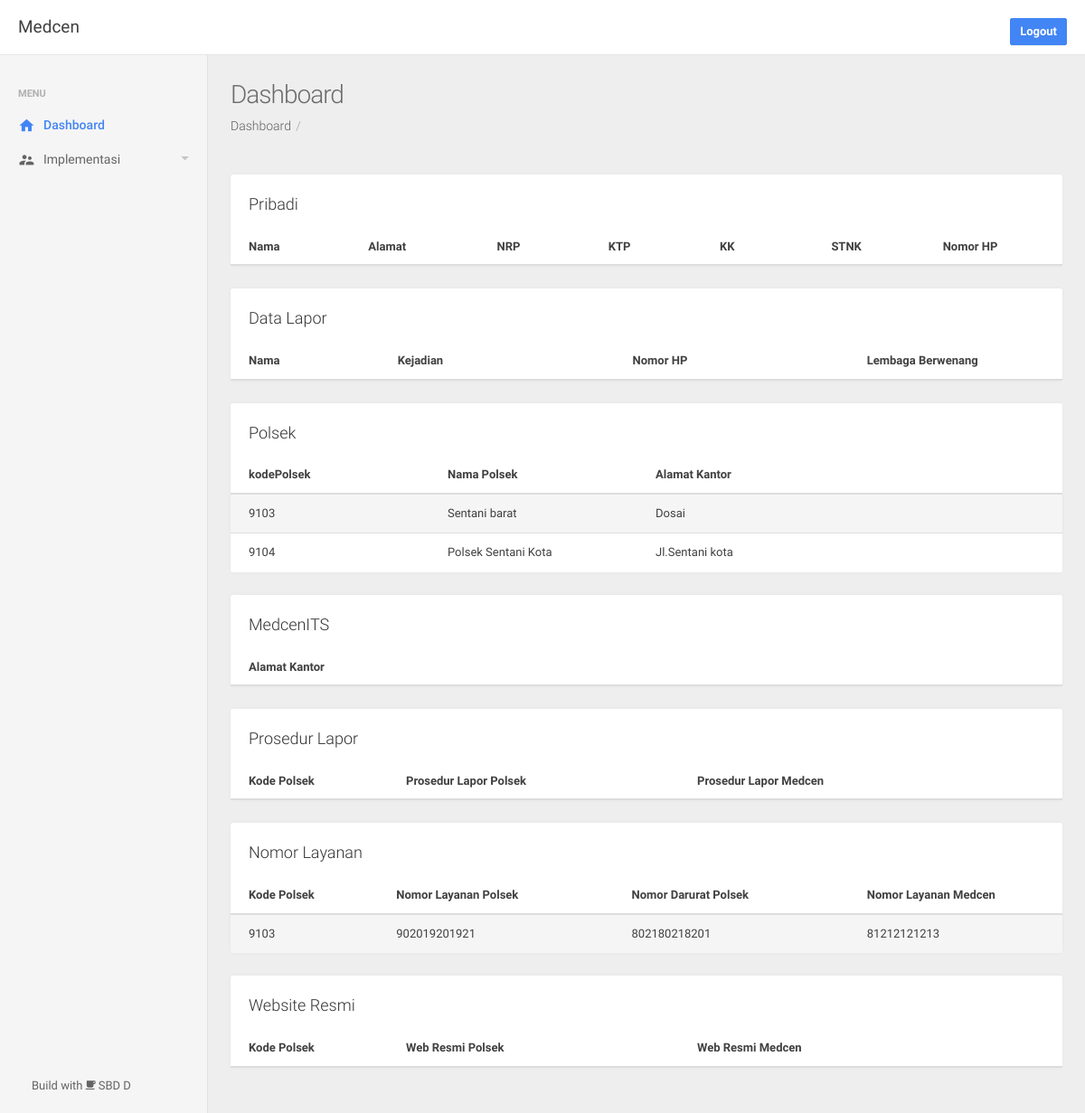
The page /dashboard (signed in) on the database its author committed.
### app/models.py (models this page shows)
class User(db.Model, UserMixin):
    id = db.Column(db.Integer, primary_key=True)
    username = db.Column(db.String(30), nullable=False)
    password = db.Column(db.Text, nullable=False)

class Polsek(db.Model):
    kodePolsek = db.Column(db.Integer, primary_key=True)
    namaPolsek = db.Column(db.String(100))
    alamatKantor = db.Column(db.String(100))

class NomorLayanan(db.Model):
    kodePolsek = db.Column(db.Integer, primary_key=True)
    NomorLayananPolsek = db.Column(db.Integer, nullable=True)
    NomorLayananMedcen = db.Column(db.Integer, nullable=True)
    NomorDaruratPolsek = db.Column(db.Integer, nullable=True)

### app/routes.py (the view)
@app.route('/dashboard')
@login_required
def home():
    print(current_user.username)
    return render_template('index.html', title='Dashboard', menu='dashboard',
    data=Pribadi.query.all(), data2=Polsek.query.all(), data4=ProsedurLapor.query.all(), data5=NomorLayanan.query.all())

### app/models.py (called while the page is built)
@login_manager.user_loader
def load_user(user_id):
    return User.query.get(int(user_id))

### app/templates/index.html (shortened to what this page needs)
{% extends 'layout.html' %}
{% block content %}
{% include 'snippets/pribadi.html' %}
{% include 'snippets/lapor.html' %}
{% include 'snippets/polsek.html' %}
{% include 'snippets/medcen.html' %}
{% include 'snippets/prosedur.html' %}
{% include 'snippets/layanan.html' %}
{% include 'snippets/webresmi.html' %}
{% endblock content %}

### app/templates/snippets/topbar.html
<nav class="navbar navbar-default navbar-fixed-top be-top-header">
  <div class="container-fluid">
    <div class="be-right-navbar">
      <div class="page-title"><span>{{current_user.username|capitalize}}</span></div>
      <ul class="nav navbar-nav navbar-right be-user-nav">
        <br>
        {% if current_user.is_authenticated %}
          <a href="{{ url_for ('logout') }}" class="btn btn-primary">
            Logout
          </a>
        {% endif %}
      </ul>
    </div>
  </div>
</nav>

### app/templates/snippets/polsek.html
<div class="row">
    <div class="col-sm-12">
        <div class="panel panel-default panel-table">
            <div class="panel-heading">Polsek&nbsp;&nbsp;&nbsp;
            </div>
            <div class="panel-body">
                <table class="table table-striped table-hover">
                    <thead>
                        <tr>
                            <th style="width:25%;">kodePolsek</th>
                            <th style="width:25%;">Nama Polsek</th>
                            <th style="width:25%;">Alamat Kantor</th>
                            <th></th>
                            <th></th>
                        </tr>
                    </thead>
                    <tbody>
                        {% for row in data2 %}
                          <tr>
                              <td>{{row.kodePolsek}}</td>
                              <td>{{row.namaPolsek}}</td>
                              <td>{{row.alamatKantor}}</td>
                              <td></td>
                              <td></td>
                          </tr>
                        {% endfor %}
                    </tbody>
                </table>
            </div>
        </div>
    </div>
  </div>

### app/templates/snippets/layanan.html
<div class="row">
    <div class="col-sm-12">
        <div class="panel panel-default panel-table">
            <div class="panel-heading">Nomor Layanan&nbsp;&nbsp;&nbsp;
            </div>
            <div class="panel-body">
                <table class="table table-striped table-hover">
                    <thead>
                        <tr>
                          <th style="width:20%;">Kode Polsek</th>
                          <th style="width:30%;">Nomor Layanan Polsek</th>
                          <th style="width:30%;">Nomor Darurat Polsek</th>
                          <th style="width:30%;">Nomor Layanan Medcen</th>
                          <th></th>
                          <th></th>
                        </tr>
                    </thead>
                    <tbody>
                        {% for row in data5 %}
                          <tr>
                            <td>{{row.kodePolsek}}</td>
                            <td>{{row.NomorLayananPolsek}}</td>
                            <td>{{row.NomorDaruratPolsek}}</td>
                            <td>{{row.NomorLayananMedcen}}</td>
                            <td></td>
                            <td></td>
                          </tr>
                        {% endfor %}
                    </tbody>
                </table>
            </div>
        </div>
    </div>
  </div>

### rows shown on the page
User: username "Medcen"
Polsek: kodePolsek "9103", namaPolsek "Sentani barat", alamatKantor "Dosai"
Polsek: kodePolsek "9104", namaPolsek "Polsek Sentani Kota", alamatKantor "Jl.Sentani kota"
NomorLayanan: kodePolsek "9103", NomorLayananPolsek "902019201921", NomorDaruratPolsek "802180218201", NomorLayananMedcen "81212121213"

### other values the page prints
{{ title }} "Dashboard"
